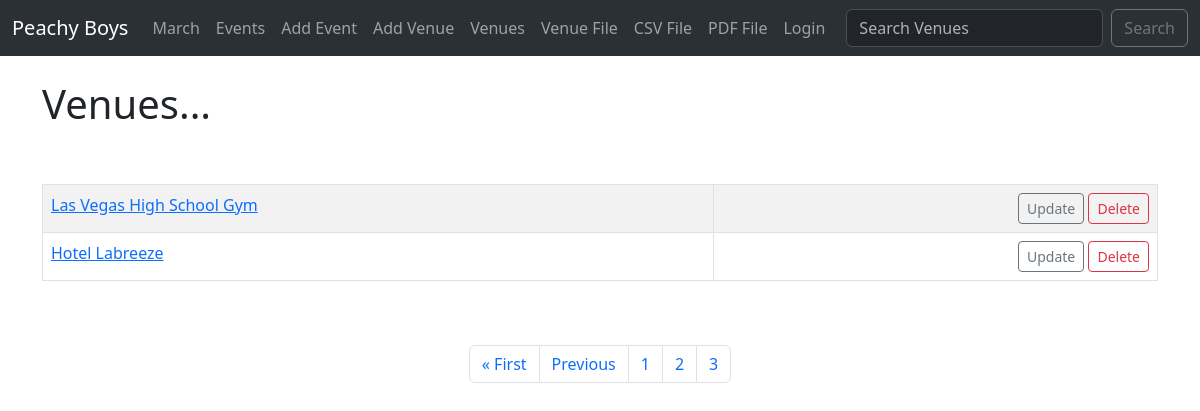
The page /list_venues/?page=4 on the database as committed earlier.
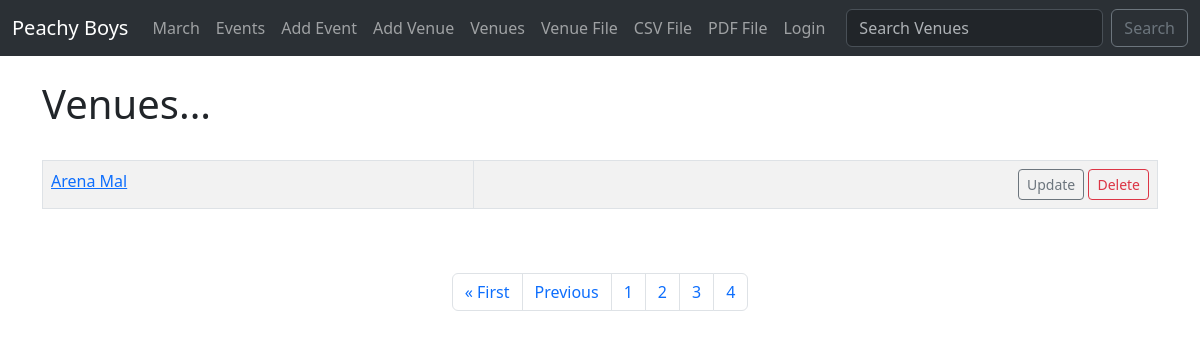
The same page on the database as committed later.
### events/models.py (models this page shows)
class Venue(models.Model):
    name = models.CharField(max_length=120)
    address = models.CharField(max_length=300)
    zip_code =  models.CharField(max_length=15, blank=True)
    phone = models.CharField(max_length=15, blank=True)
    web = models.URLField(blank=True)
    email_address = models.EmailField(blank=True)
    def __str__(self):
        return self.name

### events/views.py (the view)
# urls.py: path('list_venues/', views.list_venues, name='list-venues'),
def list_venues(request):
    venue_list = Venue.objects.all()
    p = Paginator(Venue.objects.all(), 2)
    page = request.GET.get('page')
    venues = p.get_page(page)
    nums = "a" * venues.paginator.num_pages
    return render(request, 'events/venues.html', {'venue_list':venue_list, 'venues':venues, 'nums':nums})

### events/templates/events/venues.html (shortened to what this page needs)
{% extends 'events/base.html' %}
{% block content %}
    <h1>Venues...</h1>
    <table class="table table-striped table-hover table-bordered">
        {% for venue in venues %}
        <tr>
            <td>
                <a href="{% url 'show-venue' venue.id %}">{{venue}}</a>
            </td>
                <td align="right"><a href="{% url 'update-venue' venue.id %}"
                    class="btn btn-outline-secondary btn-sm">Update</a>
                    <a href="{% url 'delete-venue' venue.id %}"
                    class="btn btn-outline-danger btn-sm">Delete</a>
                </td>
            <br>
        </tr>
        {% endfor %}
    </table>
    <br><br>
    <nav aria-label="Page navigation example">
        <ul class="pagination justify-content-center">
    {% if venues.has_previous %}
    <li class="page-item"><a class="page-link" href="?page=1">&laquo; First</a></li>
    <li class="page-item"><a class="page-link" href="?page={{ venues.previous_page_number }}">Previous</a></li>
    {% endif %}
    {% for i in nums %}
    <li class="page-item"><a class="page-link" href="?page={{ forloop.counter }}">{{ forloop.counter }}</a></li>
    {% endfor %}
</ul>
</nav>
<br>
{% endblock %}

Rows that differ between the two databases and show on the page:
no longer on this page (row unchanged): Venue: name "Las Vegas High School Gym"
no longer on this page (row unchanged): Venue: name "Hotel Labreeze"
added Venue: name "Arena Mal"
Other text that changed with them:
new list line: "4"
